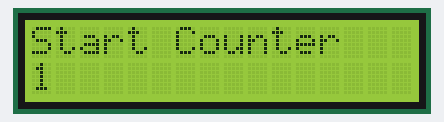
Simulated run of this sketch. Board: Arduino Uno, built with avr-gcc and run on an emulated ATmega328P. On the bench: 16×2 character LCD.

Above: at 0.1 s.
At 1.1 s:
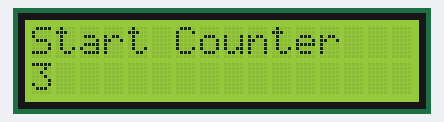
At 1.6 s:
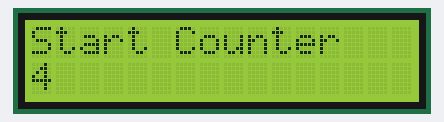
At 2.6 s:
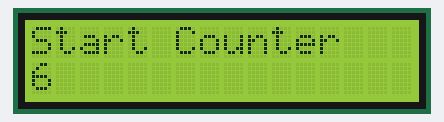
At 4.1 s:
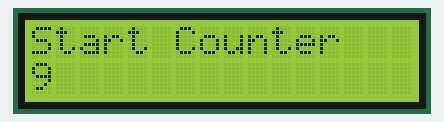
At 5.6 s:
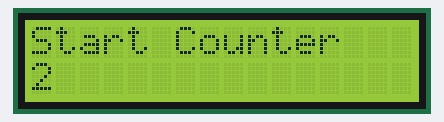

The sketch:

Dispalying_counter_on_a_LCD.ino
```cpp
# include<LiquidCrystal.h>
int registerselect=7;
int enablepin=8;
int db4=13;
int db5=12;
int db6=11;
int db7=10;
int j;
LiquidCrystal lcd(registerselect,enablepin,db4,db5,db6,db7);
void setup()
{
  lcd.begin(16,2);

}

void loop()
{
  lcd.setCursor(0,0);
  lcd.print("Start Counter");
  for(j=1;j<=10;j++){
    lcd.setCursor(0,1);
    lcd.print(j);
    delay(500);
  }
  lcd.clear();

}
```

Measured:
- by itself, everything shown: repeats every 5.0 s, in 11 steps
- what the display in image 1 shows lasts 0.5 s, from 1.1 s to 1.6 s
